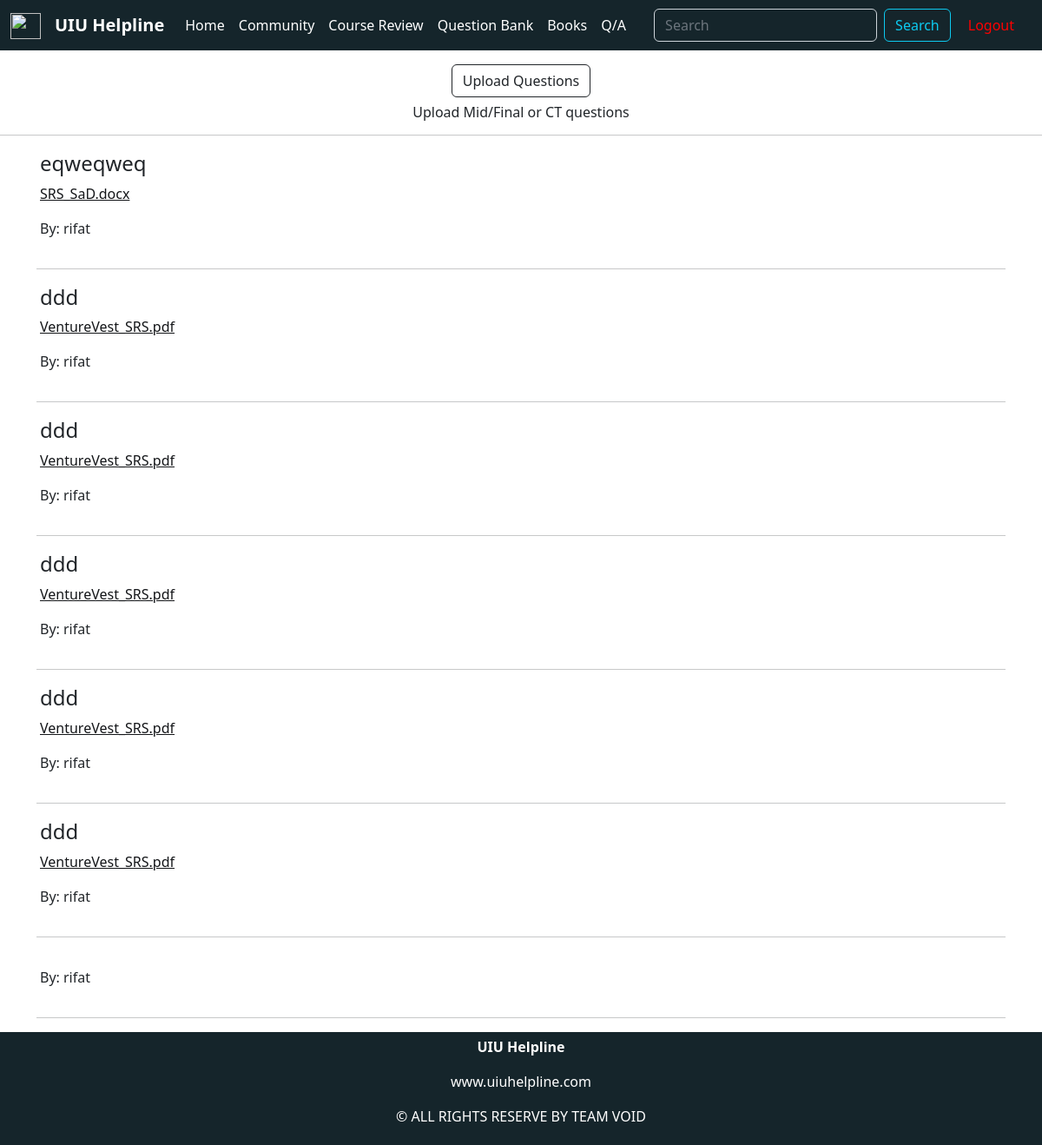
The page /questionBank1.php on the database as committed earlier.
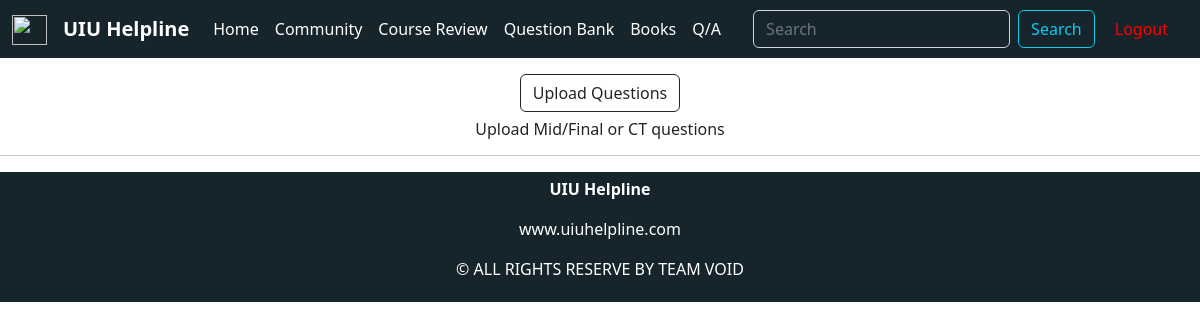
The same page on the database as committed later.
### tables this page shows
CREATE TABLE `questionbank1` (
  `id` int(11) NOT NULL,
  `question_title1` varchar(100) NOT NULL,
  `question_file1` varchar(500) NOT NULL,
  `question_by` int(11) NOT NULL,
  `date` datetime NOT NULL DEFAULT current_timestamp()
);

CREATE TABLE `accounts` (
  `name` varchar(500) NOT NULL,
  `username` varchar(500) NOT NULL,
  `password` varchar(100) NOT NULL,
  `c_password` varchar(100) NOT NULL,
  `userid` int(100) NOT NULL,
  `photo_loc` varchar(1000) NOT NULL
);

### questionBank1.php (the view, shortened to what this page needs)
<?php
include "components/header.php";
?>
<?php
$search_flag = false;
?>
<body>
    <div class="container mt-3" align="center">
        <button type="button" class="btn btn-outline-dark" data-bs-toggle="modal" data-bs-target="#exampleModal">
            Upload Questions
        </button>
        <h6 class="mt-2">Upload Mid/Final or CT questions</h6>
    </div>
    <hr>
    <div class="container">
        <?php
        if ($search_flag == false) {
            include('components/dbConnect.php');
            $sql2 = "SELECT * FROM `questionBank1` INNER JOIN accounts on accounts.userid = questionBank1.question_by WHERE 1 ORDER by date DESC;";
            $result2 = mysqli_query($conn, $sql2);
            while ($row = mysqli_fetch_assoc($result2)) { ?>
                <div class="box">
                    <div class="Course-info">
                        <h4><?php echo $row['question_title1']; ?></h1>
                        <p><a href="questions/<?php echo $row['question_file1']; ?>" target="_blank"><?php echo $row['question_file1']; ?></a></p>
                        <p>By: <?php echo $row['name']; ?></p>
                    </div>
                </div> <hr>
            <?php }
        } ?>
    </div>
</body>
<?php
include "components/footer.php";
?>

Rows that differ between the two databases and show on the page:
removed questionbank1: question_title1 "eqweqweq", question_file1 "SRS_SaD.docx", accounts.name "rifat"
removed questionbank1: question_title1 "ddd", question_file1 "VentureVest_SRS.pdf", accounts.name "rifat"
removed questionbank1: question_title1 "ddd", question_file1 "VentureVest_SRS.pdf", accounts.name "rifat"
removed questionbank1: question_title1 "ddd", question_file1 "VentureVest_SRS.pdf", accounts.name "rifat"
removed questionbank1: question_title1 "ddd", question_file1 "VentureVest_SRS.pdf", accounts.name "rifat"
removed questionbank1: question_title1 "ddd", question_file1 "VentureVest_SRS.pdf", accounts.name "rifat"
removed questionbank1: accounts.name "rifat"
